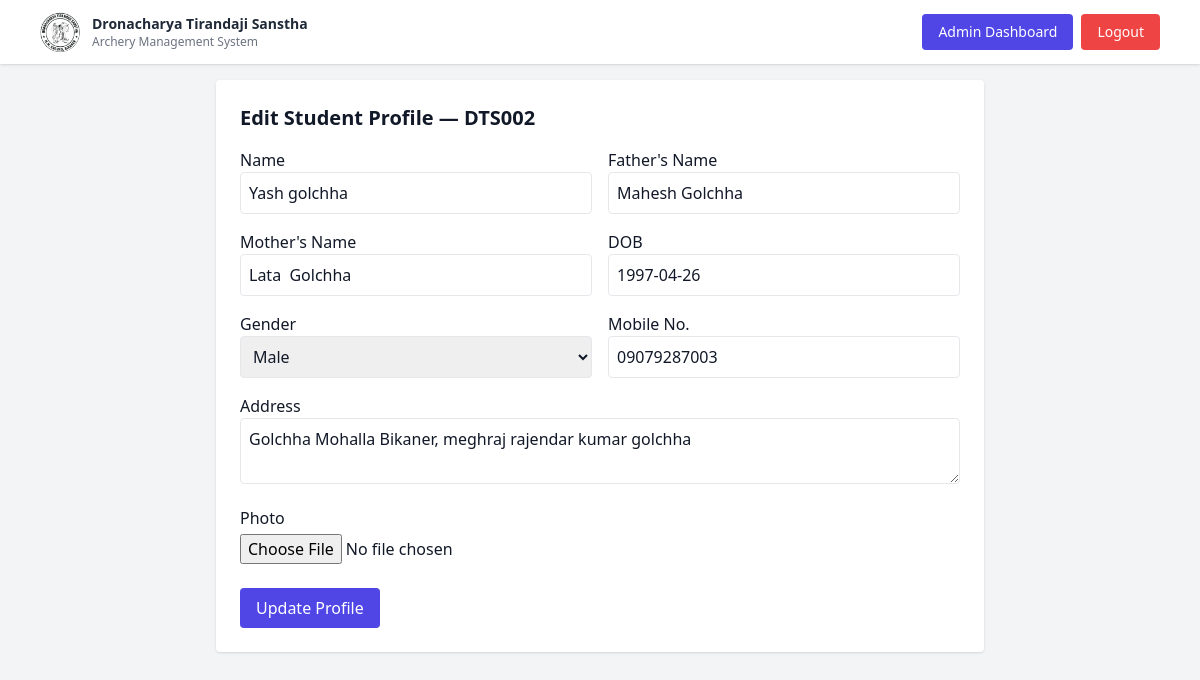
Screenshot of /admin/student/3/edit (signed in) with the database file from the repository.
### models.py (models this page shows)
class StudentProfile(db.Model):
    __tablename__ = 'profiles'
    id = db.Column(db.Integer, primary_key=True)
    user_id = db.Column(db.Integer, db.ForeignKey('users.id'), nullable=False)
    name = db.Column(db.String(200))
    father_name = db.Column(db.String(200))
    mother_name = db.Column(db.String(200))
    dob = db.Column(db.String(20))
    dob_cert_no = db.Column(db.String(100))
    gender = db.Column(db.String(20))
    address = db.Column(db.Text)
    mobile_no = db.Column(db.String(20))
    parent_mobile_no = db.Column(db.String(20))
    aadhar_no = db.Column(db.String(40))
    raa_no = db.Column(db.String(80))
    aai_no = db.Column(db.String(80))
    bow_type = db.Column(db.String(50))
    photo_filename = db.Column(db.String(300))
    age_group = db.Column(db.String(80))
    roll_no = db.Column(db.String(20), unique=True)
    created_at = db.Column(db.DateTime, default=datetime.utcnow)
    user = db.relationship('User', back_populates='profile')

### app.py (the view, shortened to what this page needs)
@app.route('/admin/student/<int:user_id>/edit', methods=['GET', 'POST'])
def admin_edit_student_profile(user_id):
    if not session.get('is_admin'):
        flash('Access denied', 'danger')
        return redirect(url_for('login'))
    user = User.query.get_or_404(user_id)
    profile = StudentProfile.query.filter_by(user_id=user.id).first()
    if not profile:
        flash('Student profile not found', 'danger')
        return redirect(url_for('admin_dashboard'))
    form = StudentProfileForm(obj=profile)  # 👈 AUTO PREFILL
    return render_template(
        'admin_edit_student_profile.html',
        form=form,
        profile=profile,
        user=user
    )

### app.py (called while the page is built)
@app.context_processor
def inject_current_user():
    user = None
    if session.get('user_id'):
        user = User.query.get(session['user_id'])
    return dict(current_user=user)

### templates/admin_edit_student_profile.html (shortened to what this page needs)
{% extends 'base.html' %}
{% block content %}
<div class="bg-white p-6 rounded shadow max-w-3xl mx-auto">
    <h2 class="text-xl font-bold mb-4">
        Edit Student Profile — {{ profile.roll_no }}
    </h2>
    <form method="post" enctype="multipart/form-data">
        <div class="grid grid-cols-1 md:grid-cols-2 gap-4">
            <div>
                {{ form.name.label }} {{ form.name(class="w-full border p-2 rounded") }}
            </div>
            <div>
                {{ form.father_name.label }} {{ form.father_name(class="w-full border p-2 rounded") }}
            </div>
            <div>
                {{ form.mother_name.label }} {{ form.mother_name(class="w-full border p-2 rounded") }}
            </div>
            <div>
                {{ form.dob.label }} {{ form.dob(class="w-full border p-2 rounded") }}
            </div>
            <div>
                {{ form.gender.label }} {{ form.gender(class="w-full border p-2 rounded") }}
            </div>
            <div>
                {{ form.mobile_no.label }} {{ form.mobile_no(class="w-full border p-2 rounded") }}
            </div>
            <div class="md:col-span-2">
                {{ form.address.label }} {{ form.address(class="w-full border p-2 rounded") }}
            </div>
        </div>
        <div class="mt-4">
            {{ form.photo.label }}
            {{ form.photo(class="block mt-1") }}
        </div>
        <button class="mt-6 bg-indigo-600 text-white px-4 py-2 rounded">
            Update Profile
        </button>
    </form>
</div>
{% endblock %}

### rows the page displays
StudentProfile: roll_no "DTS002", name "Yash golchha", father_name "Mahesh Golchha", mother_name "Lata Golchha", dob "1997-04-26", gender "Male", mobile_no "09079287003", address "Golchha Mohalla Bikaner, meghraj rajendar kumar golchha"
